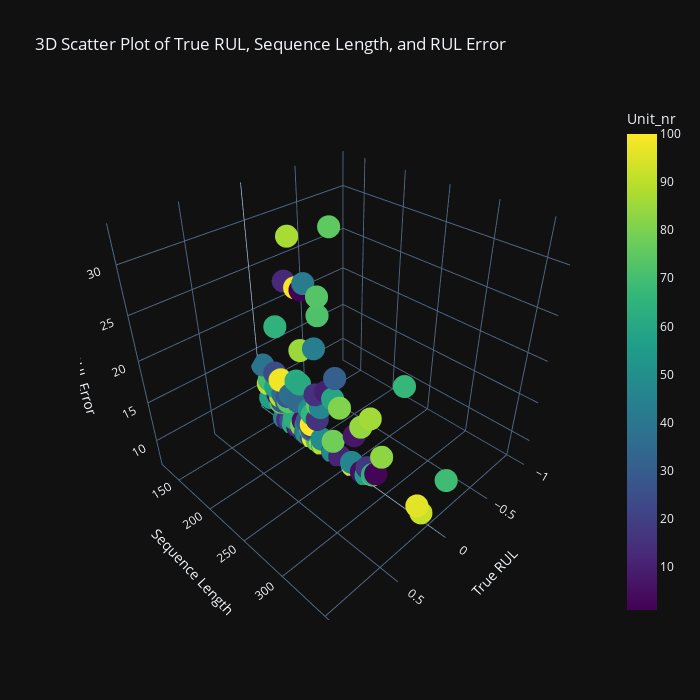

Notebook code cell kept with this figure:
### Code cell
fig = px.scatter_3d(
    x=rul_seqlen_err[0],
    y=rul_seqlen_err[1],
    z=rul_seqlen_err[2],
    title='3D Scatter Plot of True RUL, Sequence Length, and RUL Error',
    labels={'x': 'True RUL', 'y': 'Sequence Length', 'z': 'RUL Error', 'color': 'Unit_nr'},
    color=rul_seqlen_err[3],
    color_continuous_scale=px.colors.sequential.Viridis
)
fig.update_layout(
    autosize=False,
    width=700,
    height=700
)
fig.show()

### Figure 1 — Plotly figure (JSON) as saved in the notebook; plotly's stock layout.template omitted (floating-point values rounded to 4 significant figures)
{"data": [{"hovertemplate": "True RUL=%{x}<br>Sequence Length=%{y}<br>RUL Error=%{z}<br>Unit_nr=%{marker.color}<extra></extra>", "legendgroup": "", "marker": {"color": [1, 2, 3, 4, 5, 6, 7, 8, 9, 10, 11, 12, 13, 14, 15, 16, 17, 18, 19, 20, 21, 22, 23, 24, 25, 26, 27, 28, 29, 30, 31, 32, 33, 34, 35, 36, 37, 38, 39, 40, 41, 42, 43, 44, 45, 46, 47, 48, 49, 50, 51, 52, 53, 54, 55, 56, 57, 58, 59, 60, 61, 62, 63, 64, 65, 66, 67, 68, 69, 70, 71, 72, 73, 74, 75, 76, 77, 78, 79, 80, 81, 82, 83, 84, 85, 86, 87, 88, 89, 90, 91, 92, 93, 94, 95, 96, 97, 98, 99, 100], "coloraxis": "coloraxis", "symbol": "circle"}, "mode": "markers", "name": "", "scene": "scene", "showlegend": false, "type": "scatter3d", "x": [0, 0, 0, 0, 0, 0, 0, 0, 0, 0, 0, 0, 0, 0, 0, 0, 0, 0, 0, 0, 0, 0, 0, 0, 0, 0, 0, 0, 0, 0, 0, 0, 0, 0, 0, 0, 0, 0, 0, 0, 0, 0, 0, 0, 0, 0, 0, 0, 0, 0, 0, 0, 0, 0, 0, 0, 0, 0, 0, 0, 0, 0, 0, 0, 0, 0, 0, 0, 0, 0, 0, 0, 0, 0, 0, 0, 0, 0, 0, 0, 0, 0, 0, 0, 0, 0, 0, 0, 0, 0, 0, 0, 0, 0, 0, 0, 0, 0, 0, 0], "y": [192, 287, 179, 189, 269, 188, 259, 150, 201, 222, 240, 170, 163, 180, 207, 209, 276, 195, 158, 234, 195, 202, 168, 147, 230, 199, 156, 165, 163, 194, 234, 191, 200, 195, 181, 158, 170, 194, 128, 188, 216, 196, 207, 192, 158, 256, 214, 231, 215, 198, 213, 213, 195, 257, 193, 275, 137, 147, 231, 172, 185, 180, 174, 283, 153, 202, 313, 199, 362, 137, 208, 213, 213, 166, 229, 210, 154, 231, 199, 185, 240, 214, 293, 267, 188, 278, 178, 213, 217, 154, 135, 341, 155, 258, 283, 336, 202, 156, 185, 200], "z": [25.36, 8.526, 7.394, 7.394, 7.394, 8.93, 11.67, 10.3, 7.394, 15.01, 7.394, 25.4, 7.394, 7.66, 13.71, 10.5, 8.547, 7.394, 7.394, 17.38, 7.394, 8.857, 7.615, 13.09, 7.394, 7.394, 9.666, 10.9, 10.1, 9.298, 17.4, 7.394, 8.424, 7.394, 11.2, 10.84, 11.47, 7.394, 13.13, 7.394, 7.394, 26.22, 19.46, 8.641, 7.394, 7.767, 12.46, 7.394, 8.12, 11.18, 7.394, 7.394, 7.394, 7.394, 7.394, 7.394, 9.016, 11.17, 14.65, 7.394, 13.82, 13.92, 8.388, 8.126, 19.39, 10.76, 21.11, 8.326, 13.6, 11.57, 7.394, 23.52, 25.54, 10.25, 32.93, 12.54, 9.383, 8.94, 8.356, 8.033, 14.04, 7.394, 11.26, 13.35, 18.25, 15.14, 30.33, 7.394, 7.394, 10.27, 10.93, 7.529, 12.56, 7.394, 8.066, 8.078, 7.394, 12.69, 25.31, 9.179]}], "layout": {"autosize": false, "coloraxis": {"colorbar": {"title": {"text": "Unit_nr"}}, "colorscale": [[0, "#440154"], [0.1111, "#482878"], [0.2222, "#3e4989"], [0.3333, "#31688e"], [0.4444, "#26828e"], [0.5556, "#1f9e89"], [0.6667, "#35b779"], [0.7778, "#6ece58"], [0.8889, "#b5de2b"], [1, "#fde725"]]}, "height": 700, "legend": {"tracegroupgap": 0}, "scene": {"domain": {"x": [0, 1], "y": [0, 1]}, "xaxis": {"title": {"text": "True RUL"}}, "yaxis": {"title": {"text": "Sequence Length"}}, "zaxis": {"title": {"text": "RUL Error"}}}, "title": {"text": "3D Scatter Plot of True RUL, Sequence Length, and RUL Error"}, "width": 700}}
